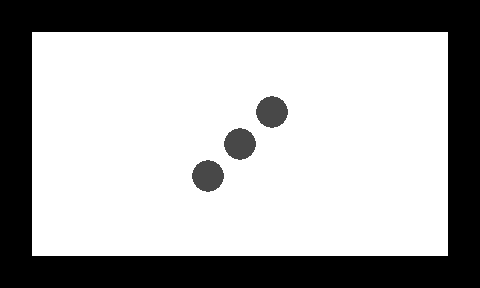

Below is a game level as drawn by its tile map, then a one-line description and the .tmx file that defines it, in full:
An orthogonal 15x9 tile map with 32x32 px tiles, 2 tile layers (1, 2).

<map version="1.0" orientation="orthogonal" width="15" height="9" tilewidth="32" tileheight="32">
 <tileset firstgid="1" name="n_tiles1" tilewidth="32" tileheight="32">
  <image source="../../images/map/common/n_tiles1.png" width="128" height="64" />
 </tileset>
 <layer name="1" width="15" height="9">
  <data encoding="csv">
1,1,1,1,1,1,1,1,1,1,1,1,1,1,1,
1,1,1,1,1,1,1,1,1,1,1,1,1,1,1,
1,1,1,1,1,1,1,1,1,1,1,1,1,1,1,
1,1,1,1,1,1,1,1,1,1,1,1,1,1,1,
1,1,1,1,1,1,1,1,1,1,1,1,1,1,1,
1,1,1,1,1,1,1,1,1,1,1,1,1,1,1,
1,1,1,1,1,1,1,1,1,1,1,1,1,1,1,
1,1,1,1,1,1,1,1,1,1,1,1,1,1,1,
1,1,1,1,1,1,1,1,1,1,1,1,1,1,1
</data>
 </layer>
 <layer name="2" width="15" height="9">
  <data encoding="csv">
2,2,2,2,2,2,2,2,2,2,2,2,2,2,2,
2,0,0,0,0,0,0,0,0,0,0,0,0,0,2,
2,0,0,0,0,0,0,0,0,0,0,0,0,0,2,
2,0,0,0,0,0,0,0,3,0,0,0,0,0,2,
2,0,0,0,0,0,0,3,0,0,0,0,0,0,2,
2,0,0,0,0,0,3,0,0,0,0,0,0,0,2,
2,0,0,0,0,0,0,0,0,0,0,0,0,0,2,
2,0,0,0,0,0,0,0,0,0,0,0,0,0,2,
2,2,2,2,2,2,2,2,2,2,2,2,2,2,2
</data>
 </layer>
</map>
